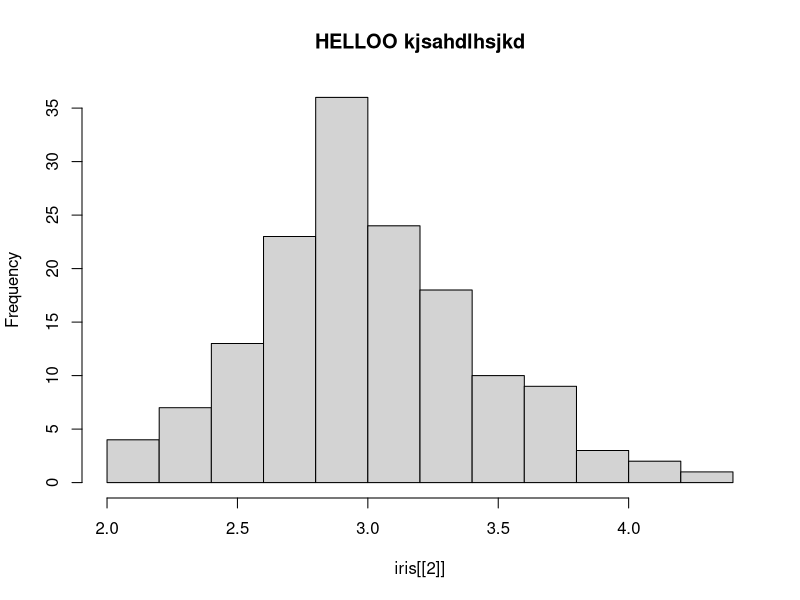

Source code (R):
## ---- chunk 1
hist(iris[[2]], main="HELLOO kjsahdlhsjkd")
## ---- chunk 2
knitr::kable(mtcars[1:5, 1:5], caption="The mtcars data.", format="latex")
